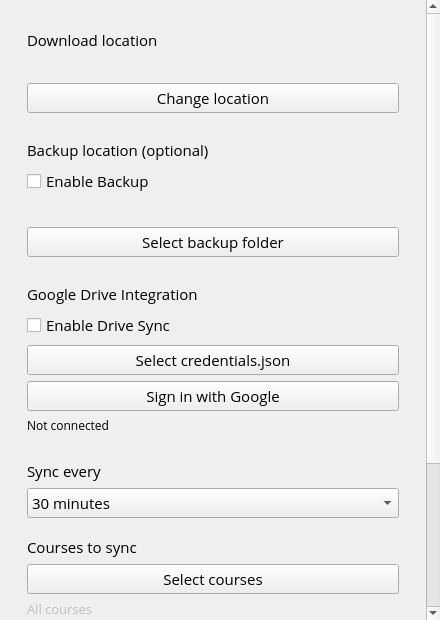
<?xml version="1.0" encoding="UTF-8"?>
<ui version="4.0">
 <class>SettingsWindow</class>
 <widget class="QWidget" name="SettingsWindow">
  <property name="geometry">
   <rect>
    <x>0</x>
    <y>0</y>
    <width>440</width>
    <height>620</height>
   </rect>
  </property>
  <property name="minimumSize">
   <size>
    <width>400</width>
    <height>480</height>
   </size>
  </property>
  <property name="maximumSize">
   <size>
    <width>560</width>
    <height>900</height>
   </size>
  </property>
  <property name="windowTitle">
   <string>Preferences</string>
  </property>
  <property name="windowIcon">
   <iconset>
    <normaloff>../assets/logo.png</normaloff>../assets/logo.png</iconset>
  </property>
  <layout class="QVBoxLayout" name="rootLayout">
   <property name="spacing">
    <number>0</number>
   </property>
   <property name="leftMargin">
    <number>0</number>
   </property>
   <property name="topMargin">
    <number>0</number>
   </property>
   <property name="rightMargin">
    <number>0</number>
   </property>
   <property name="bottomMargin">
    <number>0</number>
   </property>
   <item>
    <widget class="QScrollArea" name="scrollArea">
     <property name="widgetResizable">
      <bool>true</bool>
     </property>
     <property name="frameShape">
      <enum>QFrame::NoFrame</enum>
     </property>
     <widget class="QWidget" name="scrollAreaWidgetContents">
      <layout class="QHBoxLayout" name="horizontalLayout">
   <item>
    <spacer name="horizontalSpacer">
     <property name="orientation">
      <enum>Qt::Horizontal</enum>
     </property>
     <property name="sizeType">
      <enum>QSizePolicy::Fixed</enum>
     </property>
     <property name="sizeHint" stdset="0">
      <size>
       <width>18</width>
       <height>0</height>
      </size>
     </property>
    </spacer>
   </item>
   <item>
    <layout class="QVBoxLayout" name="verticalLayout_2">
     <item>
      <spacer name="verticalSpacer_3">
       <property name="orientation">
        <enum>Qt::Vertical</enum>
       </property>
       <property name="sizeType">
        <enum>QSizePolicy::Fixed</enum>
       </property>
       <property name="sizeHint" stdset="0">
        <size>
         <width>20</width>
         <height>20</height>
        </size>
       </property>
      </spacer>
     </item>
     <item>
      <widget class="QLabel" name="download_location_label">
       <property name="font">
        <font>
         <family>Open Sans</family>
         <pointsize>11</pointsize>
        </font>
       </property>
       <property name="text">
        <string>Download location</string>
       </property>
      </widget>
     </item>
     <item>
      <widget class="QLabel" name="download_location_hint">
       <property name="enabled">
        <bool>false</bool>
       </property>
       <property name="font">
        <font>
         <family>Open Sans</family>
         <pointsize>11</pointsize>
        </font>
       </property>
       <property name="text">
        <string/>
       </property>
       <property name="wordWrap">
        <bool>true</bool>
       </property>
      </widget>
     </item>
     <item>
      <widget class="QPushButton" name="select_download_location">
       <property name="font">
        <font>
         <family>Open Sans</family>
         <pointsize>11</pointsize>
        </font>
       </property>
       <property name="text">
        <string>Change location</string>
       </property>
      </widget>
     </item>
     <item>
      <spacer name="verticalSpacer_5">
       <property name="orientation">
        <enum>Qt::Vertical</enum>
       </property>
       <property name="sizeType">
        <enum>QSizePolicy::Fixed</enum>
       </property>
       <property name="sizeHint" stdset="0">
        <size>
         <width>20</width>
         <height>20</height>
        </size>
       </property>
      </spacer>
     </item>
     <item>
      <widget class="QLabel" name="backup_location_label">
       <property name="font">
        <font>
         <family>Open Sans</family>
         <pointsize>11</pointsize>
        </font>
       </property>
       <property name="text">
        <string>Backup location (optional)</string>
       </property>
      </widget>
     </item>
     <item>
      <widget class="QCheckBox" name="enable_backup">
       <property name="font">
        <font>
         <family>Open Sans</family>
         <pointsize>11</pointsize>
        </font>
       </property>
       <property name="text">
        <string>Enable Backup</string>
       </property>
      </widget>
     </item>
     <item>
      <widget class="QLabel" name="backup_location_hint">
       <property name="enabled">
        <bool>false</bool>
       </property>
       <property name="font">
        <font>
         <family>Open Sans</family>
         <pointsize>11</pointsize>
        </font>
       </property>
       <property name="text">
        <string/>
       </property>
       <property name="wordWrap">
        <bool>true</bool>
       </property>
      </widget>
     </item>
     <item>
      <widget class="QPushButton" name="select_backup_location">
       <property name="font">
        <font>
         <family>Open Sans</family>
         <pointsize>11</pointsize>
        </font>
       </property>
       <property name="text">
        <string>Select backup folder</string>
       </property>
      </widget>
     </item>
     <item>
      <spacer name="verticalSpacer_6">
       <property name="orientation">
        <enum>Qt::Vertical</enum>
       </property>
       <property name="sizeType">
        <enum>QSizePolicy::Fixed</enum>
       </property>
       <property name="sizeHint" stdset="0">
        <size>
         <width>20</width>
         <height>20</height>
        </size>
       </property>
      </spacer>
     </item>
     <item>
      <widget class="QLabel" name="drive_label">
       <property name="font">
        <font>
         <family>Open Sans</family>
         <pointsize>11</pointsize>
        </font>
       </property>
       <property name="text">
        <string>Google Drive Integration</string>
       </property>
      </widget>
     </item>
     <item>
      <widget class="QCheckBox" name="enable_drive">
       <property name="font">
        <font>
         <family>Open Sans</family>
         <pointsize>11</pointsize>
        </font>
       </property>
       <property name="text">
        <string>Enable Drive Sync</string>
       </property>
      </widget>
     </item>
     <item>
      <widget class="QPushButton" name="select_credentials">
       <property name="font">
        <font>
         <family>Open Sans</family>
         <pointsize>11</pointsize>
        </font>
       </property>
       <property name="text">
        <string>Select credentials.json</string>
       </property>
      </widget>
     </item>
     <item>
      <widget class="QPushButton" name="drive_auth_button">
       <property name="font">
        <font>
         <family>Open Sans</family>
         <pointsize>11</pointsize>
        </font>
       </property>
       <property name="text">
        <string>Sign in with Google</string>
       </property>
      </widget>
     </item>
     <item>
      <widget class="QLabel" name="drive_status_label">
       <property name="font">
        <font>
         <family>Open Sans</family>
         <pointsize>9</pointsize>
        </font>
       </property>
       <property name="text">
        <string>Not connected</string>
       </property>
      </widget>
     </item>
     <item>
      <spacer name="verticalSpacer_2">
       <property name="orientation">
        <enum>Qt::Vertical</enum>
       </property>
       <property name="sizeType">
        <enum>QSizePolicy::Fixed</enum>
       </property>
       <property name="sizeHint" stdset="0">
        <size>
         <width>20</width>
         <height>20</height>
        </size>
       </property>
      </spacer>
     </item>
     <item>
      <widget class="QLabel" name="frequency_label">
       <property name="font">
        <font>
         <family>Open Sans</family>
         <pointsize>11</pointsize>
        </font>
       </property>
       <property name="text">
        <string>Sync every</string>
       </property>
      </widget>
     </item>
      <item>
       <widget class="QComboBox" name="frequency_combo">
       <property name="enabled">
        <bool>true</bool>
       </property>
       <property name="font">
        <font>
         <family>Open Sans</family>
         <pointsize>11</pointsize>
        </font>
       </property>
       <item>
        <property name="text">
         <string>30 minutes</string>
        </property>
       </item>
       <item>
        <property name="text">
         <string>1 hour</string>
        </property>
       </item>
       <item>
        <property name="text">
         <string>6 hours</string>
        </property>
       </item>
       </widget>
      </item>
      <item>
       <spacer name="verticalSpacer_courses">
        <property name="orientation">
         <enum>Qt::Vertical</enum>
        </property>
        <property name="sizeType">
         <enum>QSizePolicy::Fixed</enum>
        </property>
        <property name="sizeHint" stdset="0">
         <size>
          <width>20</width>
          <height>12</height>
         </size>
        </property>
       </spacer>
      </item>
      <item>
       <widget class="QLabel" name="courses_label">
        <property name="font">
         <font>
          <family>Open Sans</family>
          <pointsize>11</pointsize>
         </font>
        </property>
        <property name="text">
         <string>Courses to sync</string>
        </property>
       </widget>
      </item>
      <item>
       <widget class="QPushButton" name="select_courses_button">
        <property name="font">
         <font>
          <family>Open Sans</family>
          <pointsize>11</pointsize>
         </font>
        </property>
        <property name="text">
         <string>Select courses</string>
        </property>
       </widget>
      </item>
      <item>
       <widget class="QLabel" name="selected_courses_hint">
        <property name="enabled">
         <bool>false</bool>
        </property>
        <property name="font">
         <font>
          <family>Open Sans</family>
          <pointsize>10</pointsize>
         </font>
        </property>
        <property name="text">
         <string>All courses</string>
        </property>
        <property name="wordWrap">
         <bool>true</bool>
        </property>
       </widget>
      </item>
      <item>
       <spacer name="verticalSpacer">
       <property name="orientation">
        <enum>Qt::Vertical</enum>
       </property>
       <property name="sizeType">
        <enum>QSizePolicy::Fixed</enum>
       </property>
       <property name="sizeHint" stdset="0">
        <size>
         <width>20</width>
         <height>20</height>
        </size>
       </property>
      </spacer>
     </item>
     <item>
      <widget class="QLabel" name="session_label">
       <property name="font">
        <font>
         <family>Open Sans</family>
         <pointsize>11</pointsize>
        </font>
       </property>
       <property name="text">
        <string>User session</string>
       </property>
      </widget>
     </item>
     <item>
      <widget class="QLabel" name="current_session_label">
       <property name="enabled">
        <bool>false</bool>
       </property>
       <property name="font">
        <font>
         <family>Open Sans</family>
         <pointsize>11</pointsize>
        </font>
       </property>
       <property name="text">
        <string/>
       </property>
      </widget>
     </item>
     <item>
      <widget class="QLabel" name="version_label">
       <property name="enabled">
        <bool>false</bool>
       </property>
       <property name="text">
        <string/>
       </property>
      </widget>
     </item>
     <item>
      <layout class="QHBoxLayout" name="horizontalLayout_2">
       <item>
        <widget class="QPushButton" name="log_out_button">
         <property name="font">
          <font>
           <family>Open Sans</family>
           <pointsize>11</pointsize>
          </font>
         </property>
         <property name="text">
          <string>Log out</string>
         </property>
        </widget>
       </item>
       <item>
        <widget class="QPushButton" name="setup_button">
         <property name="font">
          <font>
           <family>Open Sans</family>
           <pointsize>11</pointsize>
          </font>
         </property>
         <property name="text">
          <string>Initial setup</string>
         </property>
        </widget>
       </item>
      </layout>
     </item>
     <item>
      <spacer name="verticalSpacer_4">
       <property name="orientation">
        <enum>Qt::Vertical</enum>
       </property>
       <property name="sizeType">
        <enum>QSizePolicy::Fixed</enum>
       </property>
       <property name="sizeHint" stdset="0">
        <size>
         <width>0</width>
         <height>24</height>
        </size>
       </property>
      </spacer>
     </item>
     <item>
      <widget class="QDialogButtonBox" name="button_box">
       <property name="font">
        <font>
         <family>Open Sans</family>
         <pointsize>11</pointsize>
        </font>
       </property>
       <property name="styleSheet">
        <string notr="true"/>
       </property>
       <property name="standardButtons">
        <set>QDialogButtonBox::Cancel|QDialogButtonBox::Save</set>
       </property>
      </widget>
     </item>
    </layout>
   </item>
   <item>
    <spacer name="horizontalSpacer_2">
     <property name="orientation">
      <enum>Qt::Horizontal</enum>
     </property>
     <property name="sizeType">
      <enum>QSizePolicy::Fixed</enum>
     </property>
     <property name="sizeHint" stdset="0">
      <size>
       <width>18</width>
       <height>0</height>
      </size>
     </property>
    </spacer>
   </item>
      </layout>
     </widget>
    </widget>
   </item>
  </layout>
 </widget>
 <resources/>
 <connections>
  <connection>
   <sender>button_box</sender>
   <signal>rejected()</signal>
   <receiver>SettingsWindow</receiver>
   <slot>close()</slot>
   <hints>
    <hint type="sourcelabel">
     <x>219</x>
     <y>415</y>
    </hint>
    <hint type="destinationlabel">
     <x>219</x>
     <y>229</y>
    </hint>
   </hints>
  </connection>
 </connections>
</ui>
